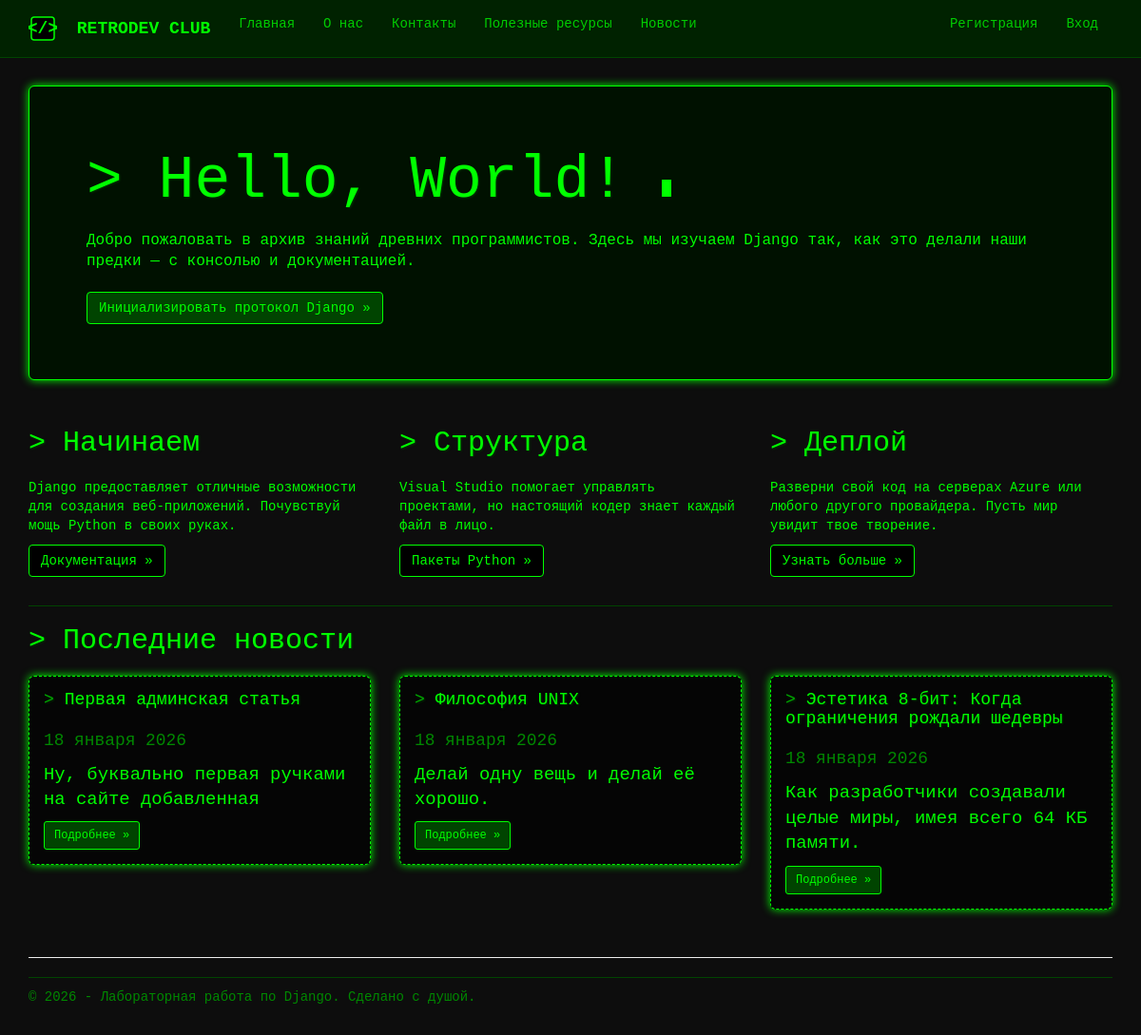
The app's page /, older data.
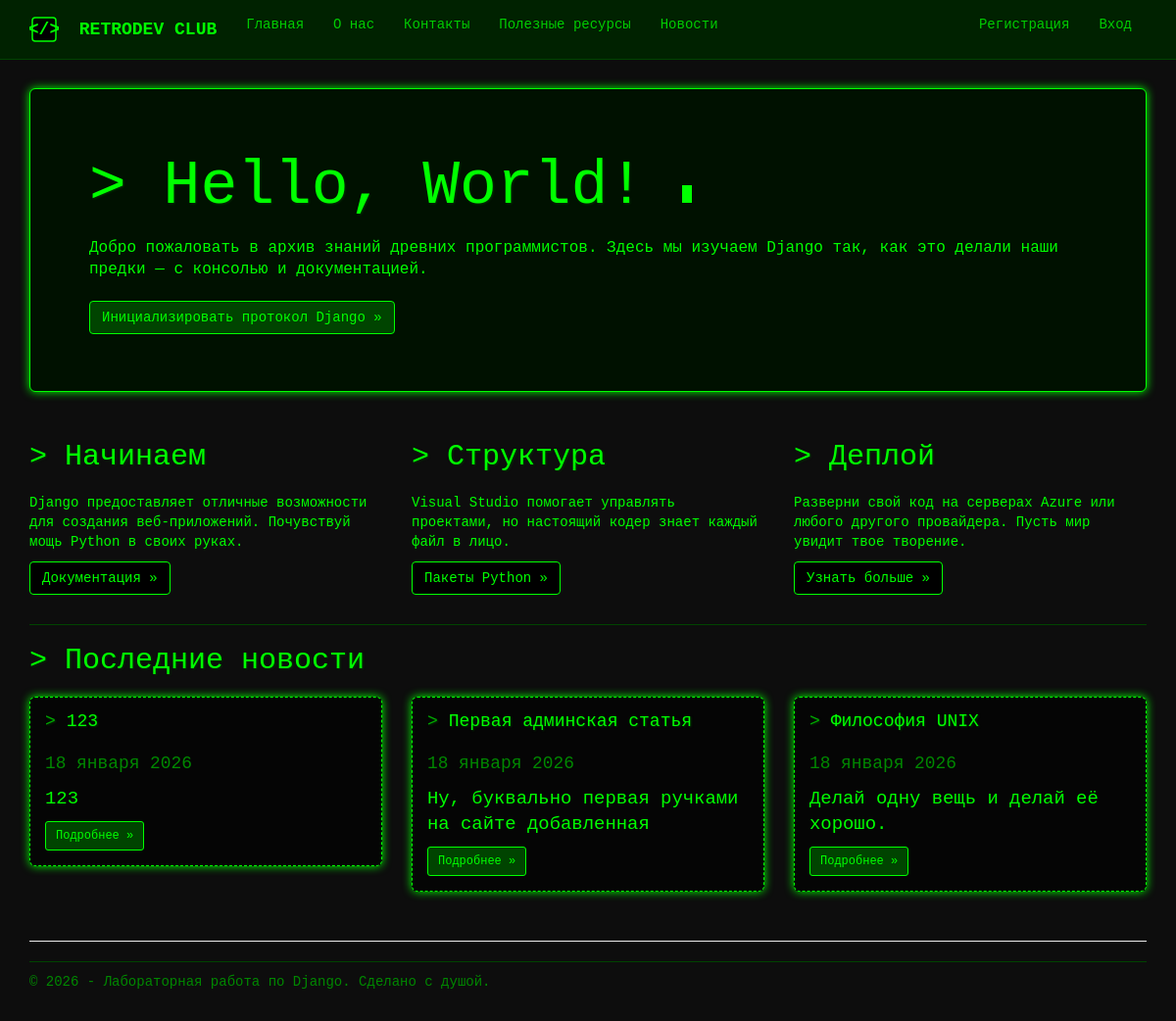
The same page, newer data.
### app/models.py (models this page shows, shortened)
class News(models.Model):
    title = models.CharField(max_length=100, unique_for_date="posted", verbose_name="Заголовок")
    description = models.TextField(verbose_name="Краткое содержание")
    content = models.TextField(verbose_name="Полное содержание")
    posted = models.DateTimeField(default=datetime.now, db_index=True, verbose_name="Опубликована")
    image = models.FileField(default='temp.jpg', verbose_name="Путь к картинке")
    class Meta:
        db_table = "Posts"
        ordering = ["-posted"]
        verbose_name = "новость"
        verbose_name_plural = "новости"

### app/views.py (the view)
# urls.py: path('', views.home, name='home'),
def home(request):
    assert isinstance(request, HttpRequest)
    latest_news = News.objects.order_by('-posted')[:3]
    return render(
        request,
        'app/index.html',
        {
            'title': 'Главная',
            'latest_news': latest_news,
            'year': datetime.now().year,
        }
    )

### app/templates/app/index.html
﻿{% extends "app/layout.html" %}
{% block content %}
<div class="jumbotron">
    <h1>> Hello, World! <span class="terminal-cursor"></span></h1>
    <p class="lead">Добро пожаловать в архив знаний древних программистов. Здесь мы изучаем Django так, как это делали наши предки — с консолью и документацией.</p>
    <p><a href="https://www.djangoproject.com/" class="btn btn-primary btn-large">Инициализировать протокол Django &raquo;</a></p>
</div>
<div class="row">
    <div class="col-md-4">
        <h2>> Начинаем</h2>
        <p>
            Django предоставляет отличные возможности для создания веб-приложений.
            Почувствуй мощь Python в своих руках.
        </p>
        <p><a class="btn btn-default" href="https://docs.djangoproject.com/en/2.1/">Документация &raquo;</a></p>
    </div>
    <div class="col-md-4">
        <h2>> Структура</h2>
        <p>
            Visual Studio помогает управлять проектами, но настоящий кодер знает каждый файл в лицо.
        </p>
        <p><a class="btn btn-default" href="https://pypi.org/">Пакеты Python &raquo;</a></p>
    </div>
    <div class="col-md-4">
        <h2>> Деплой</h2>
        <p>
            Разверни свой код на серверах Azure или любого другого провайдера. Пусть мир увидит твое творение.
        </p>
        <p><a class="btn btn-default" href="https://azure.microsoft.com/en-us/products/app-service/">Узнать больше &raquo;</a></p>
    </div>
</div>
{% if latest_news %}
<hr style="border-color: #004400;" />
<h2>> Последние новости</h2>
<div class="row">
    {% for post in latest_news %}
    <div class="col-md-4">
        <div class="jumbotron" style="padding: 15px; border: 1px dashed #00ff00; background-color: #050505;">
            <h4 style="margin-top: 0;">
                <span style="color: #00aa00;">></span> {{ post.title }}
            </h4>
            <p style="font-size: 0.85em; color: #008800;">
                {{ post.posted|date:"d E Y" }}
            </p>
            <p style="font-size: 0.9em;">{{ post.description|truncatewords:20 }}</p>
            <a href="{% url 'newspost' parametr=post.id %}" class="btn btn-primary btn-sm">
                Подробнее &raquo;
            </a>
        </div>
    </div>
    {% endfor %}
</div>
{% endif %}
{% endblock %}

Row changes from the older to the newer data that the page shows:
no longer on this page (row edited): News: title "Эстетика 8-бит: Когда ограничения рождали шедевры", posted "18 января 2026", description "Как разработчики создавали целые миры, имея всего 64 КБ памяти."
added News: title "123", posted "18 января 2026", description "123"
